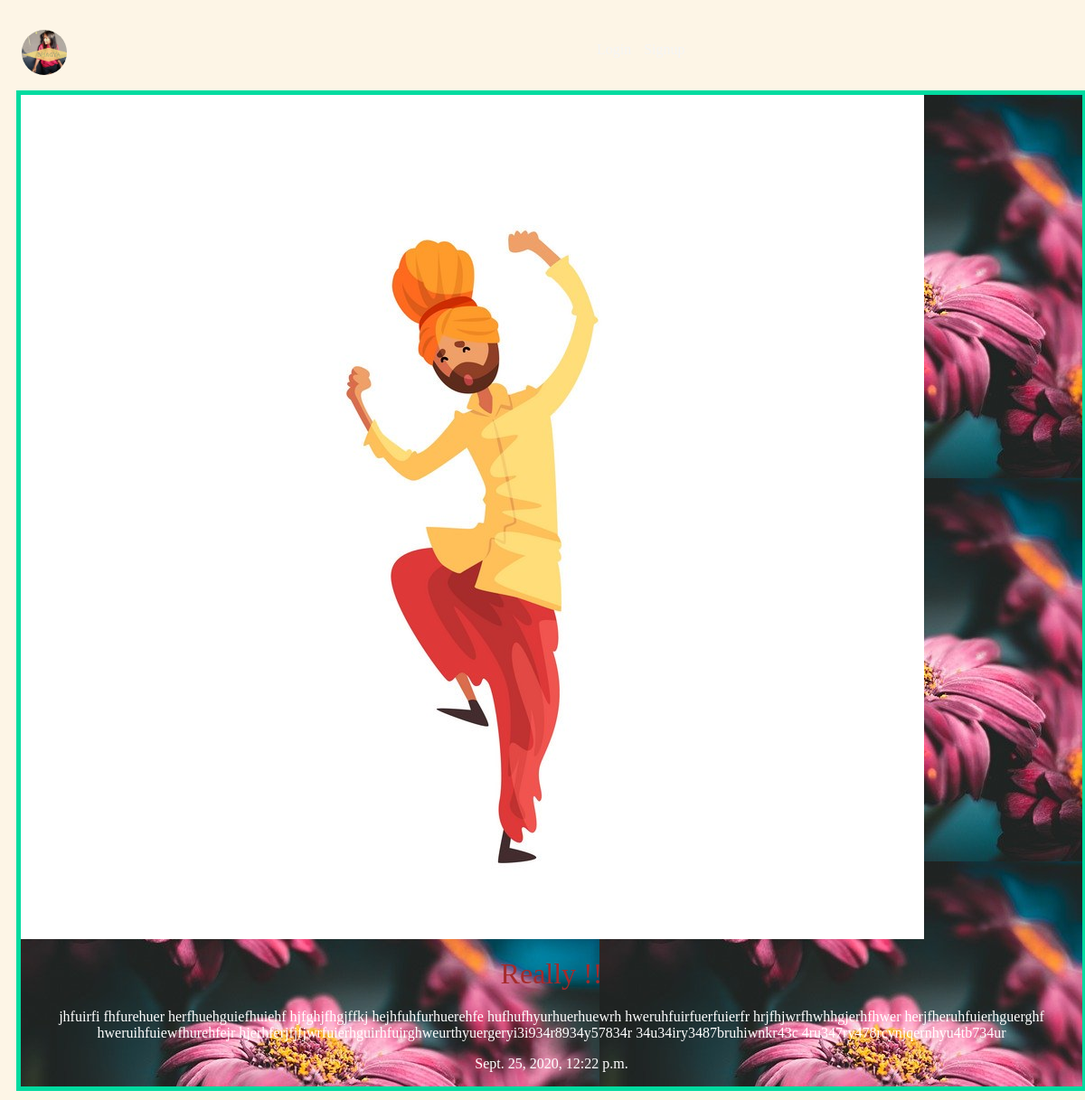
The page /Articles/really/ on the database its author committed.
### Articles/models.py (models this page shows, shortened)
class Article(models.Model):
    title = models.CharField(max_length=100)
    body = models.TextField()
    slug = models.SlugField()
    date = models.DateTimeField(auto_now_add=True)
    thumb = models.ImageField(default='default.png', blank=True)

### Articles/views.py (the view)
# urls.py: path('<slug>/', views.article_detail, name="detail"),
def article_detail(request, slug):
    article = Article.objects.get(slug=slug)
    return render(request, 'Articles/Article_detail.html', {'article': article})

### Articles/templates/Articles/Article_detail.html
{% extends 'base.html' %}
{% block content %}
<div class="Article_detail">
    <div class="article">
        <img src="{{ article.thumb.url }}"/>
        <h2>{{ article.title }}</h2>
        <p>{{ article.body }}</p>
        <p>{{ article.date }}</p>
    </div>
</div>
{% endblock %}

### Articles/static/style.css (style rules this page uses)
body { background-color: oldlace; background-repeat: no-repeat; color: #fff; }
body * { font-family: Ubuntu; }
h1, h2, h3, h4, h5 { color: brown; font-weight: normal; margin: 0; }
.article { padding: 10px; border: 5px solid #00dba0; position: relative; padding-bottom: 40px; background-image: url(flower.jpg); }
.article h2 { font-family: 'sans-serif', serif; font-size: 1.2em; }
.article_detail .article { padding: 0; }
.article_detail .article img { max-width: 100%; }
.article_detail .article h2 { text-align: center; margin: 20px auto; font-size: 2em; }
.article_detail .article p { text-align: center; }

### rows shown on the page
Article: thumb (picture), title "Really !!", body "jhfuirfi fhfurehuer herfhuehguiefhuiehf hjfghjfhgjffkj hejhfuhfurhuerehfe hufhufhyurhuerhuewrh hweruhfuirfuerfuierfr hrjfhjwrfhwhhgjerhfhwer herjfheruhfuierhguerghf hweruihfuiewfhurehfejr hjerhferjfjfjwrfuierhguirhfuirghweurthyuergeryi3i934r8934y57834r 34u34iry3487bruhiwnkr43c 4ru347ry478rcynjqernhyu4tb734ur", date "Sept. 25, 2020, 12:22 p.m."
